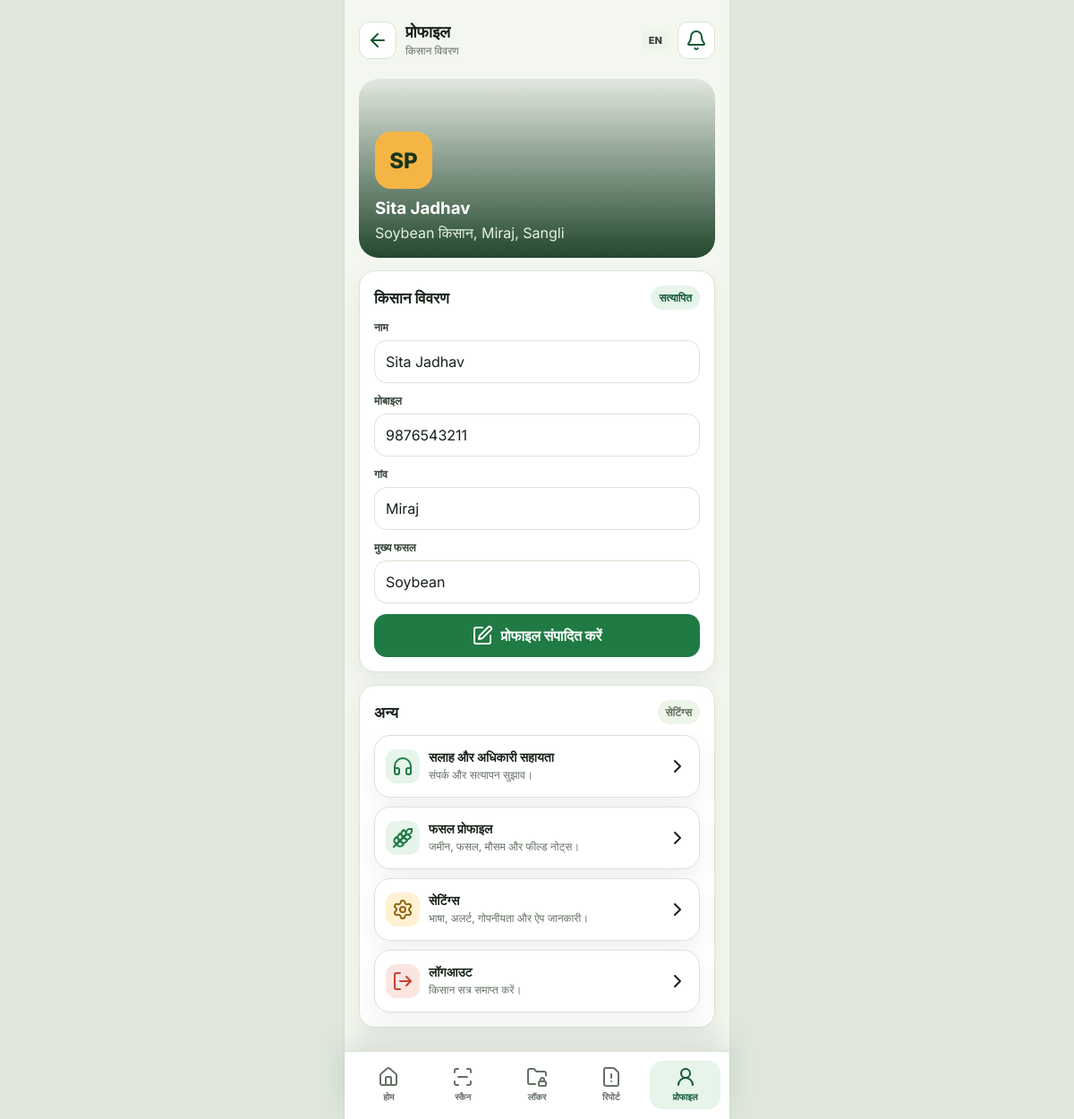
/farmer/profile.php (signed in), run on the app's committed database.
### tables this page shows
CREATE TABLE users (
  id INT AUTO_INCREMENT PRIMARY KEY,
  name VARCHAR(120) NOT NULL,
  mobile VARCHAR(20) NOT NULL UNIQUE,
  email VARCHAR(160) NULL UNIQUE,
  password_hash VARCHAR(255) NOT NULL,
  role ENUM('farmer','officer','ngo','admin') NOT NULL DEFAULT 'farmer',
  status ENUM('active','blocked') NOT NULL DEFAULT 'active',
  created_at TIMESTAMP DEFAULT CURRENT_TIMESTAMP
);

CREATE TABLE farmer_profiles (
  id INT AUTO_INCREMENT PRIMARY KEY,
  user_id INT NOT NULL,
  village VARCHAR(120) NOT NULL,
  taluka VARCHAR(120) NOT NULL,
  district VARCHAR(120) NOT NULL,
  state VARCHAR(120) NOT NULL DEFAULT 'Maharashtra',
  land_area VARCHAR(60) NOT NULL,
  primary_crop VARCHAR(80) NOT NULL,
  kyc_status ENUM('pending','verified') NOT NULL DEFAULT 'verified',
  FOREIGN KEY (user_id) REFERENCES users(id) ON DELETE CASCADE
);

### app/db.php (called while the page is built, shortened)
<?php
function db(): PDO
{
    static $pdo = null;
    if ($pdo instanceof PDO) {
        return $pdo;
    }
    $dsn = 'mysql:host=' . DB_HOST . ';dbname=' . DB_NAME . ';charset=utf8mb4';
    $pdo = new PDO($dsn, DB_USER, DB_PASS, [
        PDO::ATTR_ERRMODE => PDO::ERRMODE_EXCEPTION,
        PDO::ATTR_DEFAULT_FETCH_MODE => PDO::FETCH_ASSOC,
    ]);
    return $pdo;
}
function fetch_one(string $sql, array $params = []): ?array
{
    $stmt = db()->prepare($sql);
    $stmt->execute($params);
    $row = $stmt->fetch();
    return $row ?: null;
}

### app/helpers.php (called while the page is built, shortened)
<?php
require_once __DIR__ . '/db.php';
function e(?string $value): string
{
    return htmlspecialchars((string) $value, ENT_QUOTES, 'UTF-8');
}
function current_lang(): string
{
    return $_SESSION['lang'] ?? 'hi';
}
function text_hi(string $hi, string $en): string
{
    return current_lang() === 'hi' ? $hi : $en;
}
function label_text(string $value): string
{
    $map = [
        'Home' => 'होम',
        'Scan' => 'स्कैन',
        'Locker' => 'लॉकर',
        'Report' => 'रिपोर्ट',
        'Profile' => 'प्रोफाइल',
        'Dashboard' => 'डैशबोर्ड',
        'Product Scan' => 'उत्पाद स्कैन',
        'Scan History' => 'स्कैन इतिहास',
        'Scan Detail' => 'स्कैन विवरण',
        'Evidence Locker' => 'सबूत लॉकर',
        'Evidence Attached' => 'जुड़े सबूत',
        'Upload Evidence' => 'सबूत अपलोड करें',
        'Case Detail' => 'केस विवरण',
        'Case Timeline' => 'केस समयरेखा',
        'Complaint Report' => 'शिकायत रिपोर्ट',
        'Report Preview' => 'रिपोर्ट पूर्वावलोकन',
        'Notifications' => 'सूचनाएं',
        'Notification Detail' => 'सूचना विवरण',
        'Settings' => 'सेटिंग्स',
        'Advisory' => 'सलाह',
        'Product Database' => 'उत्पाद डेटाबेस',
        'Crop Profile' => 'फसल प्रोफाइल',
        'Edit Profile' => 'प्रोफाइल संपादित करें',
        'Farmer Panel' => 'किसान पैनल',
        'High' => 'उच्च',
        'Medium' => 'मध्यम',
        'Low' => 'कम',
        'Ready' => 'तैयार',
        'Draft' => 'ड्राफ्ट',
        'Submitted' => 'जमा',
        'Clear' => 'स्पष्ट',
        'Retake' => 'फिर लें',
        'New' => 'नया',
        'Read' => 'पढ़ा गया',
        'Product Photo' => 'उत्पाद फोटो',
        'QR Photo' => 'QR फोटो',
        'Purchase Bill' => 'खरीद बिल',
        'Crop Damage' => 'फसल नुकसान',
        'Dealer Note' => 'डीलर नोट',
        'Officer Note' => 'अधिकारी नोट',
        'Seeds' => 'बीज',
        'Fertilizer' => 'खाद',
        'Pesticide' => 'कीटनाशक',
    ];
    return current_lang() === 'hi' ? ($map[$value] ?? $value) : $value;
}
function url(string $path = ''): string
{
    return APP_BASE . '/' . ltrim($path, '/');
}
function current_user(): ?array
{
    return fetch_one('SELECT * FROM users WHERE id = ?', [(int) $_SESSION['user_id']]);
}
function require_login(): array
{
    $user = current_user();
    return $user;
}

### farmer/profile.php (the view, shortened to what this page needs)
<?php
require_once __DIR__ . '/../app/helpers.php';
$user = require_login();
$profile = fetch_one('SELECT * FROM farmer_profiles WHERE user_id = ?', [$user['id']]);
require __DIR__ . '/../app/partials/farmer-head.php';
?>
<section class="profile-hero"><div class="avatar"><?= e(strtoupper(substr($user['name'], 0, 1))) ?>P</div><div><h1 style="margin: 0;"><?= e($user['name']) ?></h1><p style="margin: 6px 0 0; color: #e7f2e5;"><?= e($profile['primary_crop']) ?> <?= e(text_hi('किसान', 'farmer')) ?>, <?= e($profile['village']) ?>, <?= e($profile['district']) ?></p></div></section>
<section class="card">
  <div class="card-head"><h2><?= e(text_hi('किसान विवरण', 'Farmer Details')) ?></h2><span class="badge green"><?= e(text_hi('सत्यापित', $profile['kyc_status'])) ?></span></div>
  <form class="form">
    <div class="field"><label><?= e(text_hi('नाम', 'Name')) ?></label><input value="<?= e($user['name']) ?>" readonly></div>
    <div class="field"><label><?= e(text_hi('मोबाइल', 'Mobile')) ?></label><input value="<?= e($user['mobile']) ?>" readonly></div>
    <div class="field"><label><?= e(text_hi('गांव', 'Village')) ?></label><input value="<?= e($profile['village']) ?>" readonly></div>
    <div class="field"><label><?= e(text_hi('मुख्य फसल', 'Primary Crop')) ?></label><input value="<?= e($profile['primary_crop']) ?>" readonly></div>
    <a class="btn btn-primary" href="<?= url('farmer/edit-profile.php') ?>"><i data-lucide="square-pen"></i><?= e(label_text('Edit Profile')) ?></a>
  </form>
</section>
<section class="card">
  <div class="card-head"><h2><?= e(text_hi('अन्य', 'More')) ?></h2><span class="badge"><?= e(label_text('Settings')) ?></span></div>
  <div class="list">
    <a class="list-row" href="<?= url('farmer/advisory.php') ?>"><div class="status-icon ok"><i data-lucide="headphones"></i></div><div><strong><?= e(text_hi('सलाह और अधिकारी सहायता', 'Advisory & Officer Help')) ?></strong><span><?= e(text_hi('संपर्क और सत्यापन सुझाव।', 'Contacts and verification tips.')) ?></span></div><i data-lucide="chevron-right"></i></a>
    <a class="list-row" href="<?= url('farmer/crop-profile.php') ?>"><div class="status-icon ok"><i data-lucide="wheat"></i></div><div><strong><?= e(label_text('Crop Profile')) ?></strong><span><?= e(text_hi('जमीन, फसल, मौसम और फील्ड नोट्स।', 'Land, crops, season, and field notes.')) ?></span></div><i data-lucide="chevron-right"></i></a>
    <a class="list-row" href="<?= url('farmer/settings.php') ?>"><div class="status-icon warn"><i data-lucide="settings"></i></div><div><strong><?= e(label_text('Settings')) ?></strong><span><?= e(text_hi('भाषा, अलर्ट, गोपनीयता और ऐप जानकारी।', 'Language, alerts, privacy, and app info.')) ?></span></div><i data-lucide="chevron-right"></i></a>
    <a class="list-row" href="<?= url('logout.php') ?>"><div class="status-icon bad"><i data-lucide="log-out"></i></div><div><strong><?= e(text_hi('लॉगआउट', 'Logout')) ?></strong><span><?= e(text_hi('किसान सत्र समाप्त करें।', 'End this farmer session.')) ?></span></div><i data-lucide="chevron-right"></i></a>
  </div>
</section>
<?php require __DIR__ . '/../app/partials/farmer-foot.php'; ?>

### assets/css/mobile.css (style rules this page uses)
:root { --bg: #f4f7f0; --surface: #ffffff; --surface-2: #edf4e8; --ink: #172119; --muted: #647064; --line: #d9e4d4; --green: #1f7a43; --green-2: #135a33; --yellow: #f5b544; --red: #c64232; --blue: #2f70b7; --shadow: 0 14px 34px rgba(31, 57, 38, 0.12); }
* { box-sizing: border-box; }
body { margin: 0; min-height: 100vh; font-family: Inter, system-ui, -apple-system, BlinkMacSystemFont, "Segoe UI", sans-serif; background: #dfe7dc; color: var(--ink); }
button, input, select, textarea { font: inherit; }
a { color: inherit; text-decoration: none; }
.brand-mark, .icon-btn, .avatar, .status-icon { display: grid; place-items: center; flex: 0 0 auto; }
.btn { min-height: 48px; border: 0; border-radius: 14px; padding: 12px 14px; display: inline-flex; align-items: center; justify-content: center; gap: 8px; font-weight: 800; text-align: center; }
.btn-primary { background: var(--green); color: #fff; }
.card, .metric, .list-row, .field-card { border: 1px solid var(--line); border-radius: 18px; background: var(--surface); box-shadow: 0 10px 26px rgba(31, 57, 38, 0.07); }
.card { padding: 16px; margin-top: 14px; }
.card-head { display: flex; align-items: center; justify-content: space-between; gap: 10px; margin-bottom: 12px; }
.card-head h2, .section-title { margin: 0; font-size: 17px; letter-spacing: 0; }
.card-head span, .muted { color: var(--muted); font-size: 12px; }
.list { display: grid; gap: 10px; }
.list-row { min-height: 70px; padding: 12px; display: grid; grid-template-columns: auto minmax(0, 1fr) auto; align-items: center; gap: 10px; }
.status-icon { width: 38px; height: 38px; border-radius: 12px; }
.status-icon.ok { background: #e6f4ea; color: var(--green); }
.status-icon.warn { background: #fff1d2; color: #93620f; }
.status-icon.bad { background: #fbe5e1; color: var(--red); }
.list-row strong { display: block; font-size: 14px; }
.list-row span { display: block; margin-top: 3px; color: var(--muted); font-size: 12px; line-height: 1.35; }
.badge { border-radius: 999px; padding: 6px 9px; background: var(--surface-2); color: #344136; font-size: 11px; font-weight: 800; white-space: nowrap; }
.badge.green { background: #e6f4ea; color: var(--green-2); }
.form { display: grid; gap: 12px; }
.field { display: grid; gap: 7px; }
.field label { color: #344439; font-size: 12px; font-weight: 800; }
.field input, .field select, .field textarea { width: 100%; min-height: 48px; border: 1px solid var(--line); border-radius: 14px; background: #fff; color: var(--ink); padding: 12px; outline: none; }
.profile-hero { min-height: 200px; border-radius: 22px; padding: 18px; display: grid; align-content: end; gap: 10px; color: #fff; background: linear-gradient(180deg, rgba(17, 56, 28, 0.08), rgba(17, 56, 28, 0.92)), url("https://images.unsplash.com/photo-1627920769842-6887c6df05ca?auto=format&fit=crop&w=900&q=82"); background-size: cover; background-position: center; }
.avatar { width: 64px; height: 64px; border-radius: 18px; background: var(--yellow); color: #17361d; font-size: 24px; font-weight: 800; }

### data on the page
users: name "S", name "Sita Jadhav", mobile "9876543211"
farmer_profiles: primary_crop "Soybean", village "Miraj", district "Sangli", kyc_status "सत्यापित"

### other printed values
label_text($pageTitle ?? 'Farmer Panel') "प्रोफाइल"
$pageSubtitle "किसान विवरण"
text_hi('किसान', 'farmer') "किसान"
text_hi('किसान विवरण', 'Farmer Details') "किसान विवरण"
text_hi('नाम', 'Name') "नाम"
text_hi('मोबाइल', 'Mobile') "मोबाइल"
text_hi('गांव', 'Village') "गांव"
text_hi('मुख्य फसल', 'Primary Crop') "मुख्य फसल"
label_text('Edit Profile') "प्रोफाइल संपादित करें"
text_hi('अन्य', 'More') "अन्य"
label_text('Settings') "सेटिंग्स"
text_hi('सलाह और अधिकारी सहायता', 'Advisory & Officer Help') "सलाह और अधिकारी सहायता"
text_hi('संपर्क और सत्यापन सुझाव।', 'Contacts and verification tips.') "संपर्क और सत्यापन सुझाव।"
label_text('Crop Profile') "फसल प्रोफाइल"
text_hi('लॉगआउट', 'Logout') "लॉगआउट"
